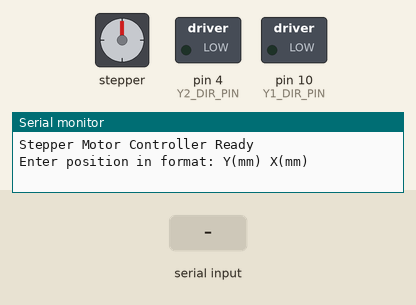
This sketch was run on a simulated Arduino Mega 2560, built with avr-gcc and run on an emulated ATmega2560. On the bench: stepper motor, switched loads named in the sketch (green lamp = pin HIGH), the last lines printed to the serial monitor. Wiring (inferred from the names in the program): stepper motor driver (200 steps per turn assumed): step pin 7; direction pin 6. The inputs (shaded band) are chosen by the test bench. Pins used as bus, display or sensor lines are not drawn.

Above: at 1.2 s.
1.3 s: "90 45\n" received over Serial
At 2.2 s:
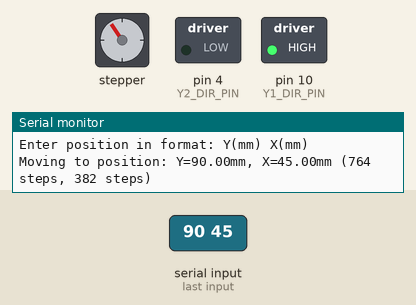
4.3 s: "30 150\n" received over Serial
At 5.3 s:
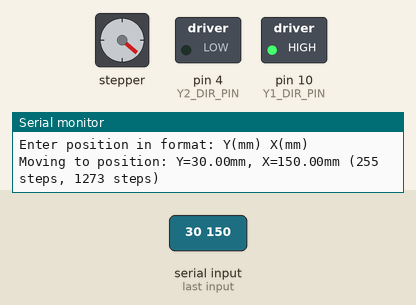
7.3 s: "1 90\n" received over Serial
At 10.1 s:
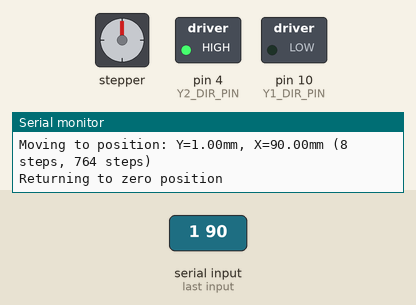
Timing chart, 0 to 11.6 s (numbered marks = the images above; inputs shaded):
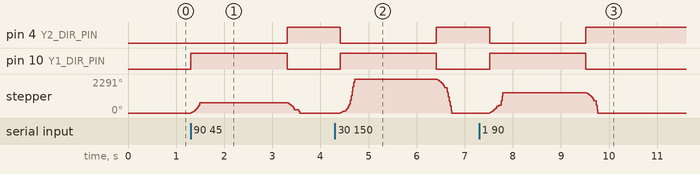

The sketch:

run_motors_using_timers.ino
```cpp
#include <avr/io.h>
#include <avr/interrupt.h>

// Pins for motors
#define Y_STEP_PIN 11    // Timer1A (shared for both Y motors)
#define Y1_DIR_PIN 10
#define Y2_DIR_PIN 4
#define X_STEP_PIN 7     // Timer4A
#define X_DIR_PIN 6

// Motor parameters with 8x microstepping
#define MIN_OCR 2000     // 1000 microsteps/sec
#define MAX_OCR 236      // 8488 microsteps/sec (for 1000 mm/s)
#define ACCEL_STEPS 200  // Steps to accelerate/decelerate

// Conversion factors (8x microstepping, 30mm radius disk)
#define STEPS_PER_MM 8.488 // 1600 steps/rev ÷ (2×π×30mm) = 1600/188.5 ≈ 8.488 steps/mm

typedef struct {
  volatile long currentStep;
  long targetSteps;
  int dir;
  unsigned int ocr;
  volatile bool isMoving;
} Motor;

volatile Motor motors[2];  // Now only 2 motors: Y (combined) and X
volatile long moveCount = 0;

void setup() {
  Serial.begin(9600);
  Serial.println("Stepper Motor Controller Ready");
  Serial.println("Enter position in format: Y(mm) X(mm)");

  // Initialize motor pins
  pinMode(Y_STEP_PIN, OUTPUT);
  pinMode(Y1_DIR_PIN, OUTPUT);
  pinMode(Y2_DIR_PIN, OUTPUT);
  pinMode(X_STEP_PIN, OUTPUT);
  pinMode(X_DIR_PIN, OUTPUT);

  // Initialize motor structures
  for (int i = 0; i < 2; i++) {
    motors[i].currentStep = 0;
    motors[i].targetSteps = 0;
    motors[i].dir = 0;
    motors[i].ocr = MIN_OCR;
    motors[i].isMoving = false;
  }

  // Configure Timer1 for Y motors (shared)
  TCCR1A = 0;
  TCCR1B = 0;
  TCNT1 = 0;
  OCR1A = MIN_OCR;
  TCCR1B |= (1 << WGM12) | (1 << CS11); // CTC mode, prescaler 8

  // Configure Timer4 for X motor
  TCCR4A = 0;
  TCCR4B = 0;
  TCNT4 = 0;
  OCR4A = MIN_OCR;
  TCCR4B |= (1 << WGM42) | (1 << CS41); // CTC mode, prescaler 8

  // Configure Timer5 for speed profile
  TCCR5A = 0;
  TCCR5B = 0;
  TCNT5 = 0;
  OCR5A = 1999; // 1kHz interrupt (16MHz/8/2000)
  TCCR5B |= (1 << WGM52) | (1 << CS51); // CTC mode, prescaler 8
  TIMSK5 |= (1 << OCIE5A); // Enable interrupt

  sei(); // Enable global interrupts
}

void moveMotors(long ySteps, long xSteps) {
  // Stop timers and reset parameters
  TIMSK1 &= ~(1 << OCIE1A);
  TIMSK4 &= ~(1 << OCIE4A);

  // Set directions
  motors[0].dir = (ySteps >= 0) ? HIGH : LOW;
  digitalWrite(Y1_DIR_PIN, motors[0].dir);
  digitalWrite(Y2_DIR_PIN, !motors[0].dir); //  Y motors opposite direction

  motors[1].dir = (xSteps >= 0) ? HIGH : LOW;
  digitalWrite(X_DIR_PIN, motors[1].dir);

  // Set target steps (absolute values)
  motors[0].targetSteps = abs(ySteps);
  motors[1].targetSteps = abs(xSteps);

  // Reset counters and enable interrupts
  for (int i = 0; i < 2; i++) {
    motors[i].currentStep = 0;
    motors[i].ocr = MIN_OCR;
    motors[i].isMoving = true;
  }
  moveCount = 0;

  // Enable compare interrupts
  TIMSK1 |= (1 << OCIE1A);
  TIMSK4 |= (1 << OCIE4A);
}

// Wait until all motors stop moving
void waitUntilDone() {
  while (motors[0].isMoving || motors[1].isMoving) {
    // Do nothing, just wait
    delay(1000);
  }
}

ISR(TIMER1_COMPA_vect) {
  digitalWrite(Y_STEP_PIN, HIGH);
  digitalWrite(Y_STEP_PIN, LOW);
  motors[0].currentStep++;
  if (motors[0].currentStep >= motors[0].targetSteps) {
    TIMSK1 &= ~(1 << OCIE1A);
    motors[0].isMoving = false;
  }
}

ISR(TIMER4_COMPA_vect) {
  digitalWrite(X_STEP_PIN, HIGH);
  digitalWrite(X_STEP_PIN, LOW);
  motors[1].currentStep++;
  if (motors[1].currentStep >= motors[1].targetSteps) {
    TIMSK4 &= ~(1 << OCIE4A);
    motors[1].isMoving = false;
  }
}

ISR(TIMER5_COMPA_vect) {
  if (!motors[0].isMoving && !motors[1].isMoving) return;

  moveCount++;
  long steps = moveCount;

  for (int i = 0; i < 2; i++) {
    if (!motors[i].isMoving) continue;

    long phase = min(motors[i].targetSteps / 2, min(steps, motors[i].targetSteps - steps));
    phase = constrain(phase, 0, ACCEL_STEPS);

    if (phase < ACCEL_STEPS) {
      motors[i].ocr = MAX_OCR + (MIN_OCR - MAX_OCR) * (ACCEL_STEPS - phase) / ACCEL_STEPS;
    } else {
      motors[i].ocr = MAX_OCR;
    }
  }

  // Update timer compare values
  OCR1A = motors[0].ocr;
  OCR4A = motors[1].ocr;
}

void loop() {
  if (Serial.available() > 0) {
    // Read the position input
    String input = Serial.readStringUntil('\n');
    input.trim();

    // Parse Y and X positions
    int spaceIndex = input.indexOf(' ');
    if (spaceIndex != -1) {
      float yPos = input.substring(0, spaceIndex).toFloat();
      float xPos = input.substring(spaceIndex + 1).toFloat();

      // Convert mm to steps (8x microstepping)
      long ySteps = round(yPos * STEPS_PER_MM);
      long xSteps = round(xPos * STEPS_PER_MM);

      Serial.print("Moving to position: Y=");
      Serial.print(yPos);
      Serial.print("mm, X=");
      Serial.print(xPos);
      Serial.print("mm (");
      Serial.print(ySteps);
      Serial.print(" steps, ");
      Serial.print(xSteps);
      Serial.println(" steps)");

      // Move to the specified position
      moveMotors(ySteps, xSteps);
      waitUntilDone();

      // Wait 1 second at the position
      delay(1000);

      // Return to zero position
      Serial.println("Returning to zero position");
      moveMotors(-ySteps, -xSteps);
      waitUntilDone();

      Serial.println("Ready for next command");
      Serial.println("Enter position in format: Y(mm) X(mm)");
    } else {
      Serial.println("Invalid format. Use: Y(mm) X(mm)");
    }
  }

  // Small delay to prevent overwhelming the serial buffer
  delay(100);
}
```

Measured:
- after the input at 1.3 s, pin 4 (Y2_DIR_PIN): LOW → HIGH after 2.0 s; pin 10 (Y1_DIR_PIN): LOW → HIGH at once, → LOW 2.0 s later; stepper: turns 687° clockwise in 0.18 s, then 687° counter-clockwise in 0.26 s
- after the input at 4.3 s, pin 4 (Y2_DIR_PIN): HIGH → LOW after 0.11 s, → HIGH 2.0 s later; pin 10 (Y1_DIR_PIN): LOW → HIGH after 0.11 s, → LOW 2.0 s later; stepper: turns 2291° clockwise in 0.30 s, then 2291° counter-clockwise in 0.32 s
- after the input at 7.3 s, pin 4 (Y2_DIR_PIN): HIGH → LOW after 0.22 s, → HIGH 2.0 s later; pin 10 (Y1_DIR_PIN): LOW → HIGH after 0.22 s, → LOW 2.0 s later; stepper: turns 1375° clockwise in 0.28 s, then 1375° counter-clockwise in 0.25 s
